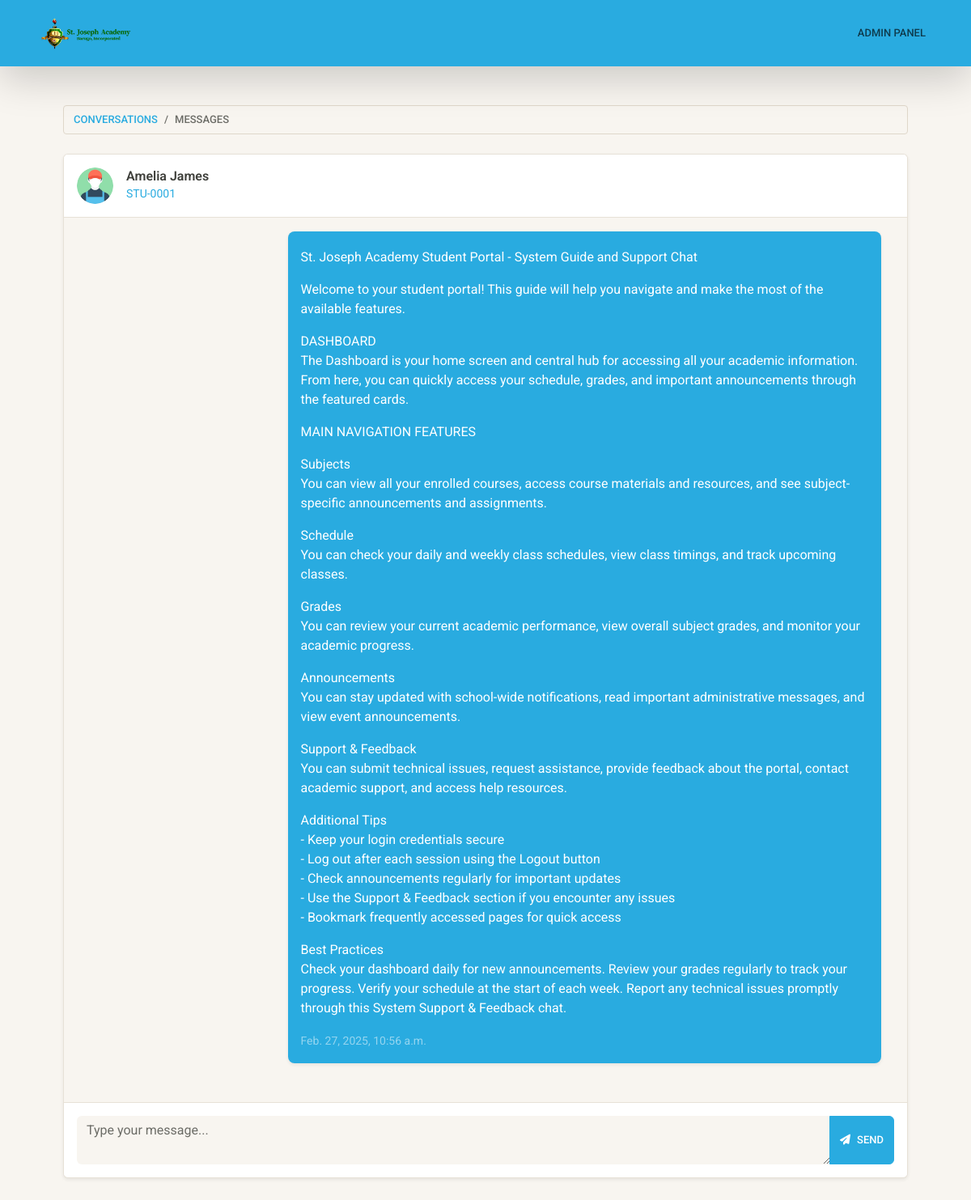
/administration/support/conversation/19 (signed in), run on the app's committed database.
### Students/models.py (models this page shows, shortened)
class Student(models.Model):
    student_id = models.CharField(max_length=8, unique=True, blank=True)
    first_name = models.CharField(max_length=100)
    last_name = models.CharField(max_length=100)
    year_level = models.ForeignKey(
        "Students.Classes", on_delete=models.SET_NULL, null=True
    )
    email = models.EmailField(unique=True)
    phone_number = models.CharField(max_length=15)
    parent = models.ForeignKey(
        "Parents.Parent", on_delete=models.SET_NULL, null=True, blank=True
    )
    password = models.CharField(max_length=100)
    profile_pic = models.ImageField(
        upload_to=profile_pic_path,
        default="profile_pictures/blank.jpg",
        blank=True,
    )
    class Meta:
        verbose_name = "Student"
        verbose_name_plural = "Students"
        ordering = ["student_id"]

### Academy/models.py (models this page shows, shortened)
class SupportChat(models.Model):
    chat_recipient = models.ForeignKey(User, on_delete=models.CASCADE)
    created_at = models.DateTimeField(auto_now_add=True)
    class Meta:
        verbose_name = "Support Chat"
        verbose_name_plural = "Support Chats"
        ordering = ["-created_at"]

class SupportMessage(models.Model):
    conversation = models.ForeignKey(SupportChat, on_delete=models.CASCADE)
    def get_default_user():
        return User.objects.get(username="EduConnect")
    sender = models.ForeignKey(User, on_delete=models.CASCADE, default=get_default_user)
    content = models.TextField()
    timestamp = models.DateTimeField(auto_now_add=True)
    class Meta:
        verbose_name = "Support Message"
        verbose_name_plural = "Support Messages"
        ordering = ["-timestamp"]

### Academy/views.py (the view, shortened to what this page needs)
def chat_view(request, pk):
    if not request.user.is_staff:
        messages.error(request, "Only staff accounts can access this page")
        return redirect("index")
    conversation = get_object_or_404(SupportChat, pk=pk)
    user_info = get_user_info(conversation.chat_recipient)
    chats = SupportMessage.objects.filter(conversation=conversation)[::-1]
    context = {
        "chats": chats,
        "conversation": conversation,
        "user_info": user_info,
    }
    return render(request, "admin/chat_view.html", context)

### Academy/views.py (called while the page is built)
def get_user_info(user):
    if user.username.startswith("STU-"):
        user_info = Student.objects.get(student_id=user.username)
    elif user.username.startswith("FAC-"):
        user_info = Faculty.objects.get(faculty_id=user.username)
    elif user.username.startswith("PAR-"):
        user_info = Parent.objects.get(parent_id=user.username)
    return user_info

### templates/admin/chat_view.html (shortened to what this page needs)
{% extends 'base/administration_base.html' %}
{% block content %}
<main>
    <div class="container p-5">
        <nav aria-label="breadcrumb" class="mb-4">
            <ol class="breadcrumb">
                <li class="breadcrumb-item"><a href="{% url 'admin-support' %}"
                        class="text-decoration-none text-info">Conversations</a></li>
                <li class="breadcrumb-item active" aria-current="page">Messages</li>
            </ol>
        </nav>
        <div class="card shadow-sm h-100">
            <div class="card-header bg-white py-3">
                <div class="d-flex align-items-center">
                    <div class="position-relative">
                        <img src="{{ user_info.profile_pic.url }}" class="rounded-circle"
                            class="img-fluid rounded-circle border border-2 border-info" width="45">
                    </div>
                    <div class="ms-3">
                        <h6 class="mb-0 fw-semibold">{{ user_info.first_name }} {{ user_info.last_name }}</h6>
                        <small class="text-info">{{ conversation.chat_recipient }}</small>
                    </div>
                </div>
            </div>
            <div class="card-body bg-light">
                <div class="chat-container p-3" style="height: calc(70vh - 160px); overflow-y: auto;">
                    {% for chat in chats %}
                    {% if chat.sender.is_staff %}
                    <div class="d-flex mb-3 justify-content-end">
                        <div class="bg-info text-white rounded-3 p-3 shadow-sm" style="max-width: 75%;">
                            <p class="mb-1">{{ chat.content|linebreaks }}</p>
                            <small class="text-white-50">{{ chat.timestamp }}</small>
                        </div>
                    </div>
                    {% endif %}
                    {% endfor %}
                </div>
            </div>
            <div class="card-footer bg-white py-3">
                <form action="" method="post" class="d-flex gap-2">
                    <div class="input-group">
                        <textarea name="message" class="form-control bg-light border-0"
                            placeholder="Type your message..." required></textarea>
                        <button type="submit" class="btn btn-info d-flex align-items-center gap-2">
                            <i class="fas fa-paper-plane"></i>
                            Send
                        </button>
                    </div>
                </form>
            </div>
        </div>
    </div>
</main>
{% endblock %}

### data on the page
Student: profile_pic (picture), first_name "Amelia", last_name "James"
SupportChat: chat_recipient "STU-0001"
SupportMessage: content "St. Joseph Academy Student Portal - System Guide and Support Chat Welcome to your student portal! This guide will help you navigate and make the most of the available features. DASHBOARD The Dashboard is your home screen and central hub for accessing all your academic information. From here, you can quickly access your schedule, grades, and important announcements through the featured cards. MAIN NAVIGATION FEATURES Subjects You can view all your enrolled courses, access course materials and resources, and see subject-specific announcements and assignments. Schedule You can check your daily and weekly class schedules, view class timings, and track upcoming classes. Grades You can review…", timestamp "Feb. 27, 2025, 10:56 a.m."
